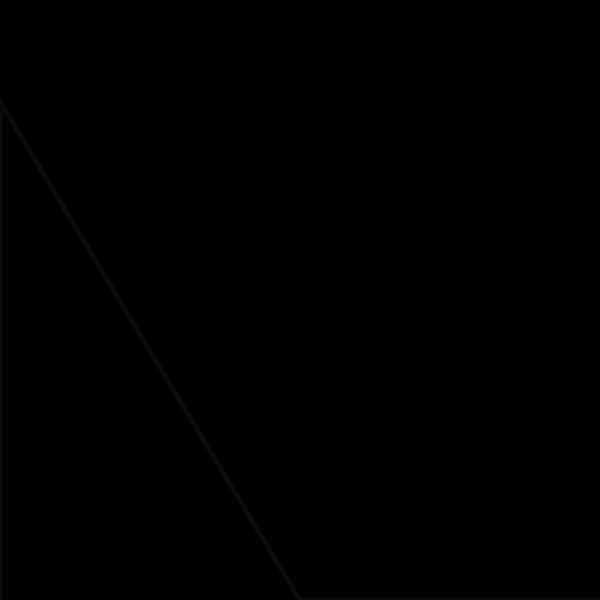
Frame 1 (no input)
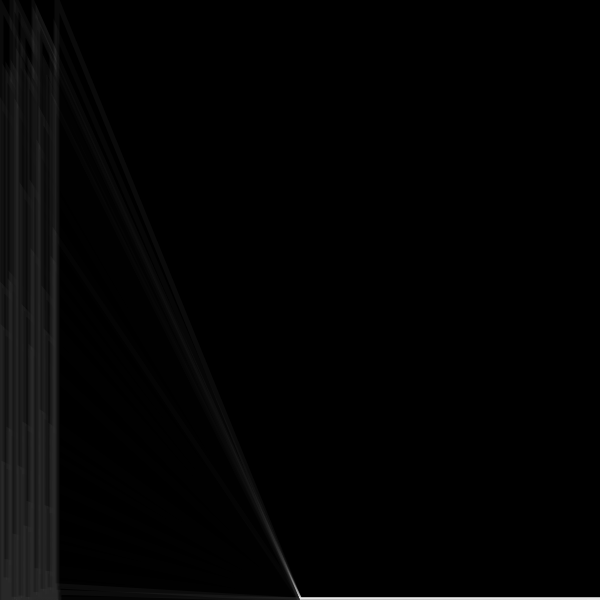
Frame 60 (no input)
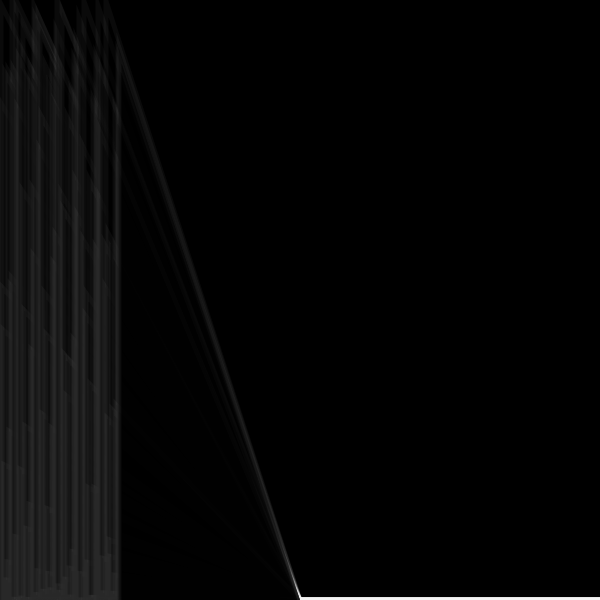
Frame 120 (the mouse pressed at the canvas centre since frame 60)

The p5.js sketch that drew these frames (run headless with seeded random() and noise() and a simulated clock; from frame 60 on, the mouse is pressed at the canvas centre):

// p5.js sketch
// ── sketch.js
let y_start
let pins = []

var pins_num = 50;
var complexity = 10;
var maximumHeight = 600;

parameterChanged = (variableName, value) => setup()

function setup() {
  w = 600;
  var canvas;
    if(windowWidth>=600 && windowHeight >=600){
      canvas = createCanvas(600, 600);
    }
    else{
      canvas = createCanvas(windowWidth, windowHeight - 100);
    }

  var x = (windowWidth - width) / 2;
  var y = (windowHeight - height) / 2;

  canvas.position(x, y);
  background(0);

  strokeWeight(.5)
  y_start = 0
  pins.length = 0
  for (let i = 0; i < pins_num; i++) {
    pins[i] = createVector(random(width), random(height))
  }

}


function draw(){
  fill(0, 100)
  stroke(255, 10)
  strokeWeight(5)
  if (y_start < height) {
    beginShape()
    for (let x = 0; x < width; x++) {
      var angle = pins.reduce((sum, p) => sum + complexity * cos(p.x - y_start, p.x - x), 0)
      var z = map(cos(angle), -1, 1, 0, maximumHeight)
      vertex(y_start, x + z)
    }
    vertex(width, height)
    vertex(width/2, height)
    endShape(CLOSE)
    y_start++
  }
}
